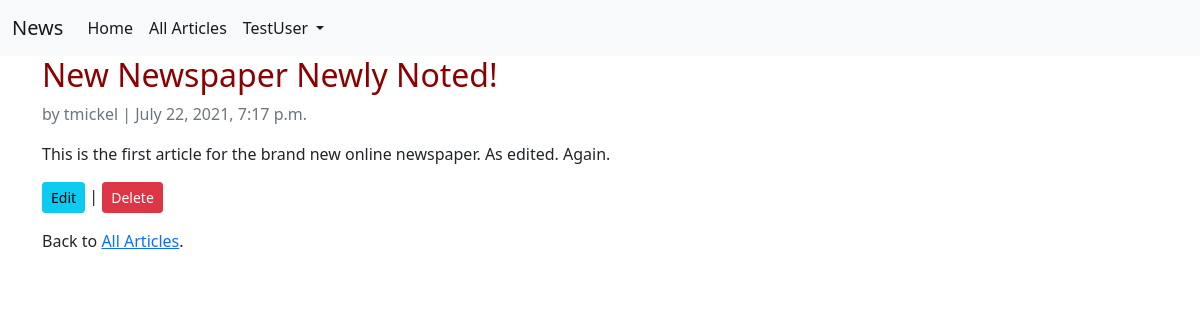
Screenshot of /articles/1/ (signed in) with the database file from the repository.
### accounts/models.py (models this page shows)
class CustomUser(AbstractUser):
    age = models.PositiveIntegerField(null=True, blank=True)

### articles/models.py (models this page shows, shortened)
class Article(models.Model):
    title = models.CharField(null = False, max_length=100)
    body = models.TextField(null = False)
    author = models.ForeignKey(
        get_user_model(),
        on_delete=models.CASCADE
    )
    date = models.DateTimeField(auto_now_add=True)

### articles/views.py (the view)
# urls.py: path('<int:pk>/', ArticleDetailView.as_view(), name='article_detail'),
class ArticleDetailView(LoginRequiredMixin, DetailView):
    model = Article
    template_name = "article_detail.html"

### templates/article_detail.html (shortened to what this page needs)
{% extends 'base.html' %}
{% block content %}
    <div class="article-entry">
        <h2>{{ article.title }}</h2>
        <p class="text-muted">by {{ article.author }} | {{ article.date }}</p>
        <p>{{ article.body }}</p>
    </div>
    <p>
        <a class="btn btn-info btn-sm" href="{% url 'article_edit' article.pk %}">Edit</a> |
        <a class="btn btn-danger btn-sm" href="{% url 'article_delete' article.pk %}">Delete</a>
    </p>
    <p>Back to <a href="{% url 'article_list' %}">All Articles</a>.</p>
{% endblock content %}

### templates/base.html (shortened to what this page needs)
{% load static %}
<!DOCTYPE html>
<html>
    <head>
        <link href="https://cdn.jsdelivr.net/npm/bootstrap@5.0.2/dist/css/bootstrap.min.css" rel="stylesheet">
        <link rel="stylesheet" href="{% static 'css/base.css' %}">
    </head>
    <body>
        <nav class="navbar navbar-expand-lg navbar-light bg-light">
            <div class="container-fluid">
                <a class="navbar-brand" href="{% url 'home' %}">News</a>
                <div class="collapse navbar-collapse" id="navbarNavDropdown">
                    <ul class="navbar-nav">
                        <li class="nav-item">
                            <a class="nav-link active" aria-current="page" href="{% url 'home' %}">Home</a>
                        </li>
                        <li class="nav-item">
                            <a class="nav-link active" aria-current="page" href="{% url 'article_list' %}">All Articles</a>
                        </li>
                        <li class="nav-item dropdown">
                        {% if user.is_authenticated %}
                            <a class="nav-link dropdown-toggle active" href="#" id="navbarDropdownMenuLink" role="button" data-bs-toggle="dropdown" aria-expanded="false">
                            {{ user.username }}
                            </a>
                        {% endif %}
                        </li>
                    </ul>
                </div>
            </div>
            </nav>
        <main>
            <div class="container">
                {% block content %}
                {% endblock content %}
            </div>
        </main>
    </body>
</html>

### static/css/base.css (style rules this page uses)
.article-entry h2 { color: darkred; }

### rows the page displays
CustomUser: username "TestUser"
Article: title "New Newspaper Newly Noted!", author "tmickel", date "July 22, 2021, 7:17 p.m.", body "This is the first article for the brand new online newspaper. As edited. Again."
